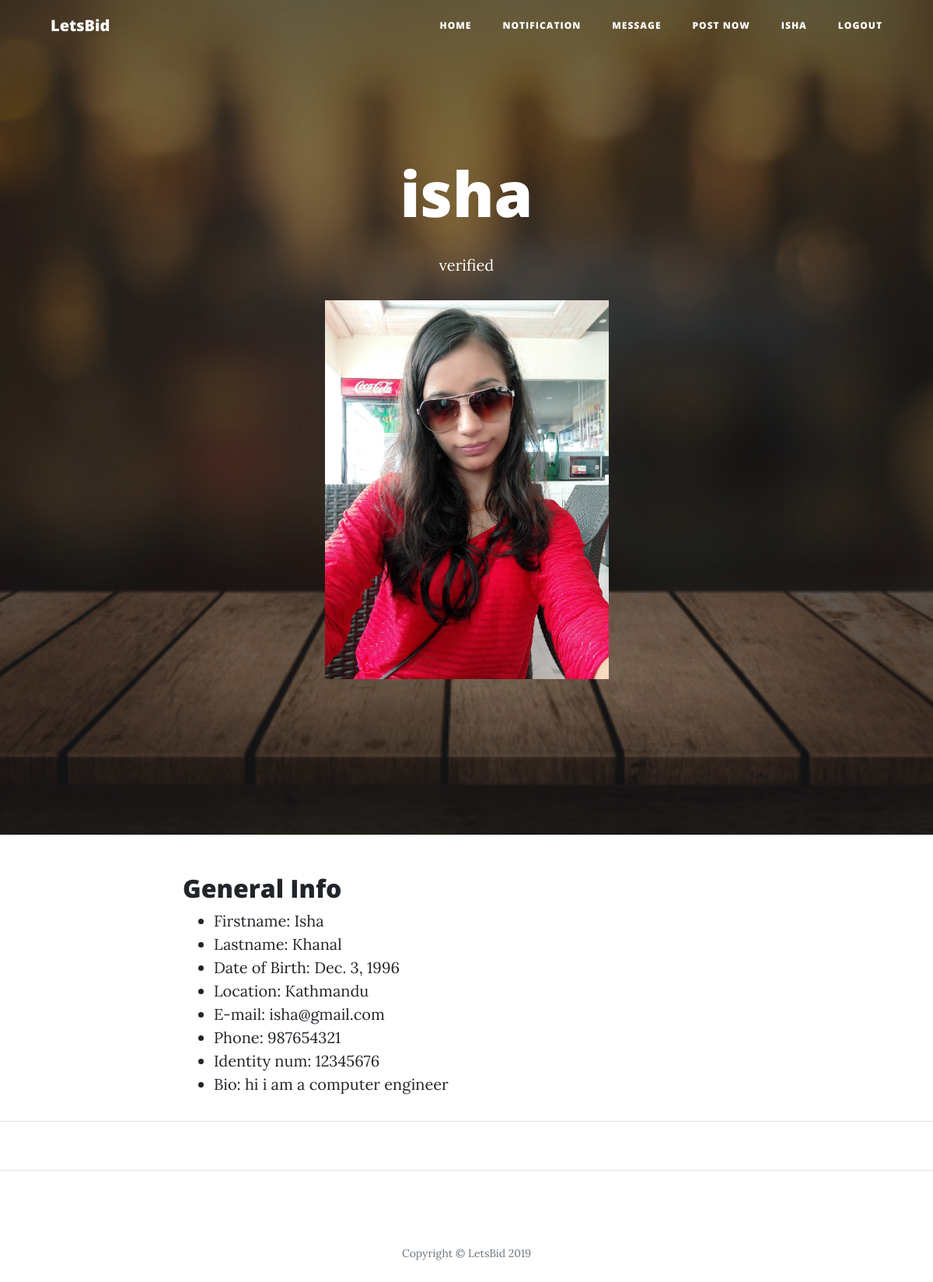
/details/1/ (signed in), run on the app's committed database.
### users/models.py (models this page shows, shortened)
class Profile(models.Model):
    user = models.OneToOneField(User, on_delete=models.CASCADE)
    bio = models.TextField(max_length=500, blank=True)
    location = models.CharField(max_length=30, blank=True)
    phone_number = models.CharField(max_length=30, blank=True)
    birth_date = models.DateField(null=True, blank=True)
    citizenship_number = models.CharField(max_length=30, blank=True)
    image = models.ImageField(upload_to='profile_image' , blank=True)
    citizenship_image = models.ImageField(upload_to='id_image' , blank=True)
    approved_profile = models.BooleanField(default=False)

### entries/views.py (the view)
# urls.py: path('details/<int:pk>/',UserDetailView.as_view(), name = 'user-details'),
class UserDetailView(LoginRequiredMixin, DetailView):
	model = Profile
	template_name = 'entries/user-details.html'

### templates/entries/user-details.html (shortened to what this page needs)
{% load static %}
<!DOCTYPE html>
<html lang="en">
<head>
  <link href="{% static 'entries/vendor/bootstrap/css/bootstrap.min.css' %}" rel="stylesheet">
  <link href="{% static 'entries/vendor/fontawesome-free/css/all.min.css' %}" rel="stylesheet" type="text/css">
  <link href="{% static 'entries/css/clean-blog.min.css' %}" rel="stylesheet">
</head>
<body>
  <nav class="navbar navbar-expand-lg navbar-light fixed-top" id="mainNav">
    <div class="container">
      <a class="navbar-brand" href="{% url 'letsbid-home' %}">LetsBid</a>
      <div class="collapse navbar-collapse" id="navbarResponsive">
        <ul class="navbar-nav ml-auto">
          <li class="nav-item">
            <a class="nav-link" href="{% url 'letsbid-home' %}">Home</a>
          </li>
          <li class="nav-item">
            <a class="nav-link" href="{% url 'notification' %}">Notification</a>
          </li>
          <li class="nav-item">
            <a class="nav-link" href="{% url 'message' %}">Message</a>
          </li>
          <li class="nav-item">
            <a class="nav-link" href="{% url 'create_contract' %}">Post now</a>
          </li>
          <li class="nav-item">
            <a class="nav-link" href="{% url 'profile' %}">{{ user.username }}</a>
          </li>
          <li class="nav-item">
            <a class="nav-link" href="{% url 'logout' %}">Logout</a>
          </li>
        </ul>
      </div>
    </div>
  </nav>
  <header class="masthead" style="background-image: url({% static 'entries/img/home-bg.jpg' %})">
    <div class="container">
      <div class="row">
        <div class="col-lg-8 col-md-10 mx-auto">
          <div class="site-heading">
            <h1>{{object.user.username}}</h1>
            <p>verified</p>
            {% if object.image %}
            <center><img src="{{ object.image.url}}" alt="isha" height="50%" width="50%"></center>
            {% endif %}
          </div>
        </div>
      </div>
    </div>
  </header>
  <div class="container">
  <div class="row">
  <div class="col-lg-8 col-md-10 mx-auto">
    <h2 class="post-title">General Info</h2>
    <ul>
      <li>
        <span>Firstname: </span> <span>{{object.user.first_name}}</span>
      </li>
      <li>
        <span>Lastname: </span>{{object.user.last_name}}
      </li>
      <li>
        <span>Date of Birth: </span>{{object.birth_date}}
      </li>
      <li>
        <span>Location: </span>{{object.location}}
      </li>
      <li>
        <span>E-mail: </span>{{object.user.email}}
      </li>
      <li>
        <span>Phone: </span>{{object.phone_number}}
      </li>
      <li>
        <span>Identity num: </span>{{object.citizenship_number}}
      </li>
      <li>
        <span>Bio: </span>{{object.bio}}
      </li>
    </ul>
  </div>
</div>
</div>
<hr>
<br>
  <hr>
  <footer>
    <div class="container">
      <div class="row">
        <div class="col-lg-8 col-md-10 mx-auto">
          <p class="copyright text-muted">Copyright &copy; LetsBid 2019</p>
        </div>
      </div>
    </div>
  </footer>
</body>
</html>

### data on the page
Profile: user.username "isha", image (picture), user.first_name "Isha", user.last_name "Khanal", birth_date "Dec. 3, 1996", location "Kathmandu", user.email "isha@gmail.com", phone_number "987654321", citizenship_number "12345676", bio "hi i am a computer engineer"

### other printed values
{{ user.username }} "ISHA"
